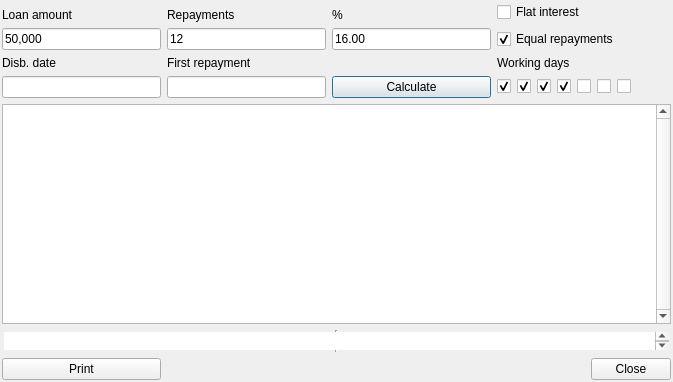
<?xml version="1.0" encoding="UTF-8"?>
<ui version="4.0">
 <class>Dialog</class>
 <widget class="QDialog" name="Dialog">
  <property name="geometry">
   <rect>
    <x>0</x>
    <y>0</y>
    <width>673</width>
    <height>382</height>
   </rect>
  </property>
  <property name="sizePolicy">
   <sizepolicy hsizetype="Expanding" vsizetype="Expanding">
    <horstretch>0</horstretch>
    <verstretch>0</verstretch>
   </sizepolicy>
  </property>
  <property name="minimumSize">
   <size>
    <width>0</width>
    <height>0</height>
   </size>
  </property>
  <property name="windowTitle">
   <string>Repayment schedule calculation</string>
  </property>
  <layout class="QGridLayout" name="gridLayout">
   <property name="margin">
    <number>2</number>
   </property>
   <property name="spacing">
    <number>6</number>
   </property>
   <item row="0" column="0">
    <widget class="QLabel" name="label">
     <property name="text">
      <string>Loan amount</string>
     </property>
     <property name="alignment">
      <set>Qt::AlignBottom|Qt::AlignLeading|Qt::AlignLeft</set>
     </property>
    </widget>
   </item>
   <item row="0" column="1">
    <widget class="QLabel" name="label_2">
     <property name="text">
      <string>Repayments</string>
     </property>
     <property name="alignment">
      <set>Qt::AlignBottom|Qt::AlignLeading|Qt::AlignLeft</set>
     </property>
    </widget>
   </item>
   <item row="0" column="2">
    <widget class="QLabel" name="label_3">
     <property name="text">
      <string>%</string>
     </property>
     <property name="alignment">
      <set>Qt::AlignBottom|Qt::AlignLeading|Qt::AlignLeft</set>
     </property>
    </widget>
   </item>
   <item row="3" column="0">
    <widget class="QLabel" name="label_4">
     <property name="text">
      <string>Disb. date</string>
     </property>
     <property name="alignment">
      <set>Qt::AlignBottom|Qt::AlignLeading|Qt::AlignLeft</set>
     </property>
    </widget>
   </item>
   <item row="3" column="1">
    <widget class="QLabel" name="label_5">
     <property name="text">
      <string>First repayment</string>
     </property>
     <property name="alignment">
      <set>Qt::AlignBottom|Qt::AlignLeading|Qt::AlignLeft</set>
     </property>
    </widget>
   </item>
   <item row="3" column="3">
    <widget class="QLabel" name="label_6">
     <property name="text">
      <string>Working days</string>
     </property>
     <property name="alignment">
      <set>Qt::AlignBottom|Qt::AlignLeading|Qt::AlignLeft</set>
     </property>
    </widget>
   </item>
   <item row="4" column="2">
    <widget class="QPushButton" name="calculate">
     <property name="text">
      <string>Calculate</string>
     </property>
    </widget>
   </item>
   <item row="4" column="3" colspan="2">
    <layout class="QHBoxLayout" name="horizontalLayout">
     <item>
      <widget class="QCheckBox" name="weekDay0">
       <property name="focusPolicy">
        <enum>Qt::NoFocus</enum>
       </property>
       <property name="text">
        <string/>
       </property>
       <property name="checked">
        <bool>true</bool>
       </property>
      </widget>
     </item>
     <item>
      <widget class="QCheckBox" name="weekDay1">
       <property name="focusPolicy">
        <enum>Qt::NoFocus</enum>
       </property>
       <property name="text">
        <string/>
       </property>
       <property name="checked">
        <bool>true</bool>
       </property>
      </widget>
     </item>
     <item>
      <widget class="QCheckBox" name="weekDay2">
       <property name="focusPolicy">
        <enum>Qt::NoFocus</enum>
       </property>
       <property name="text">
        <string/>
       </property>
       <property name="checked">
        <bool>true</bool>
       </property>
      </widget>
     </item>
     <item>
      <widget class="QCheckBox" name="weekDay3">
       <property name="focusPolicy">
        <enum>Qt::NoFocus</enum>
       </property>
       <property name="text">
        <string/>
       </property>
       <property name="checked">
        <bool>true</bool>
       </property>
      </widget>
     </item>
     <item>
      <widget class="QCheckBox" name="weekDay4">
       <property name="focusPolicy">
        <enum>Qt::NoFocus</enum>
       </property>
       <property name="text">
        <string/>
       </property>
      </widget>
     </item>
     <item>
      <widget class="QCheckBox" name="weekDay5">
       <property name="focusPolicy">
        <enum>Qt::NoFocus</enum>
       </property>
       <property name="text">
        <string/>
       </property>
      </widget>
     </item>
     <item>
      <widget class="QCheckBox" name="weekDay6">
       <property name="focusPolicy">
        <enum>Qt::NoFocus</enum>
       </property>
       <property name="text">
        <string/>
       </property>
      </widget>
     </item>
     <item>
      <spacer name="horizontalSpacer">
       <property name="orientation">
        <enum>Qt::Horizontal</enum>
       </property>
       <property name="sizeHint" stdset="0">
        <size>
         <width>40</width>
         <height>20</height>
        </size>
       </property>
      </spacer>
     </item>
    </layout>
   </item>
   <item row="5" column="0" colspan="5">
    <widget class="QTableView" name="tableView">
     <property name="verticalScrollBarPolicy">
      <enum>Qt::ScrollBarAlwaysOn</enum>
     </property>
     <property name="tabKeyNavigation">
      <bool>false</bool>
     </property>
     <property name="selectionMode">
      <enum>QAbstractItemView::NoSelection</enum>
     </property>
     <property name="gridStyle">
      <enum>Qt::DotLine</enum>
     </property>
     <attribute name="verticalHeaderVisible">
      <bool>false</bool>
     </attribute>
     <attribute name="verticalHeaderDefaultSectionSize">
      <number>22</number>
     </attribute>
    </widget>
   </item>
   <item row="6" column="0" colspan="5">
    <widget class="QTableWidget" name="totalsTableView">
     <property name="sizePolicy">
      <sizepolicy hsizetype="Preferred" vsizetype="Preferred">
       <horstretch>0</horstretch>
       <verstretch>0</verstretch>
      </sizepolicy>
     </property>
     <property name="minimumSize">
      <size>
       <width>0</width>
       <height>20</height>
      </size>
     </property>
     <property name="maximumSize">
      <size>
       <width>16777215</width>
       <height>22</height>
      </size>
     </property>
     <property name="focusPolicy">
      <enum>Qt::NoFocus</enum>
     </property>
     <property name="frameShape">
      <enum>QFrame::VLine</enum>
     </property>
     <property name="verticalScrollBarPolicy">
      <enum>Qt::ScrollBarAlwaysOn</enum>
     </property>
     <property name="horizontalScrollBarPolicy">
      <enum>Qt::ScrollBarAlwaysOff</enum>
     </property>
     <property name="gridStyle">
      <enum>Qt::DotLine</enum>
     </property>
     <attribute name="horizontalHeaderVisible">
      <bool>false</bool>
     </attribute>
     <attribute name="verticalHeaderVisible">
      <bool>false</bool>
     </attribute>
     <attribute name="verticalHeaderDefaultSectionSize">
      <number>22</number>
     </attribute>
    </widget>
   </item>
   <item row="1" column="3" colspan="2">
    <widget class="QCheckBox" name="equalInstallments">
     <property name="text">
      <string>Equal repayments</string>
     </property>
     <property name="checked">
      <bool>true</bool>
     </property>
    </widget>
   </item>
   <item row="0" column="3" colspan="2">
    <widget class="QCheckBox" name="flatInterest">
     <property name="text">
      <string>Flat interest</string>
     </property>
    </widget>
   </item>
   <item row="7" column="0">
    <widget class="QPushButton" name="printButton">
     <property name="text">
      <string>Print</string>
     </property>
    </widget>
   </item>
   <item row="4" column="0">
    <widget class="WDateEdit" name="disbursDate"/>
   </item>
   <item row="4" column="1">
    <widget class="WDateEdit" name="firstInstallmDate"/>
   </item>
   <item row="1" column="0">
    <widget class="WDecimalEdit" name="loanAmount">
     <property name="text">
      <string>50,000</string>
     </property>
     <property name="fractionDigits">
      <number>0</number>
     </property>
     <property name="nonNegative" stdset="0">
      <bool>true</bool>
     </property>
     <property name="selectorVisible">
      <bool>false</bool>
     </property>
    </widget>
   </item>
   <item row="1" column="1">
    <widget class="WDecimalEdit" name="numInstallments">
     <property name="text">
      <string>12</string>
     </property>
     <property name="maxDigits">
      <number>3</number>
     </property>
     <property name="fractionDigits">
      <number>0</number>
     </property>
     <property name="nonNegative" stdset="0">
      <bool>true</bool>
     </property>
    </widget>
   </item>
   <item row="1" column="2">
    <widget class="WDecimalEdit" name="annInterestRate">
     <property name="text">
      <string>16.00</string>
     </property>
     <property name="maxDigits">
      <number>4</number>
     </property>
     <property name="fractionDigits">
      <number>2</number>
     </property>
     <property name="nonNegative" stdset="0">
      <bool>true</bool>
     </property>
    </widget>
   </item>
   <item row="7" column="2" colspan="3">
    <widget class="QDialogButtonBox" name="buttonBox">
     <property name="standardButtons">
      <set>QDialogButtonBox::Close</set>
     </property>
    </widget>
   </item>
  </layout>
 </widget>
 <customwidgets>
  <customwidget>
   <class>WDateEdit</class>
   <extends>QLineEdit</extends>
   <header>wic.widgets.w_date_edit</header>
  </customwidget>
  <customwidget>
   <class>WDecimalEdit</class>
   <extends>QLineEdit</extends>
   <header>wic.widgets.w_decimal_edit</header>
  </customwidget>
 </customwidgets>
 <tabstops>
  <tabstop>loanAmount</tabstop>
  <tabstop>numInstallments</tabstop>
  <tabstop>annInterestRate</tabstop>
  <tabstop>disbursDate</tabstop>
  <tabstop>firstInstallmDate</tabstop>
  <tabstop>calculate</tabstop>
  <tabstop>tableView</tabstop>
  <tabstop>printButton</tabstop>
  <tabstop>buttonBox</tabstop>
  <tabstop>flatInterest</tabstop>
  <tabstop>equalInstallments</tabstop>
 </tabstops>
 <resources/>
 <connections/>
</ui>
